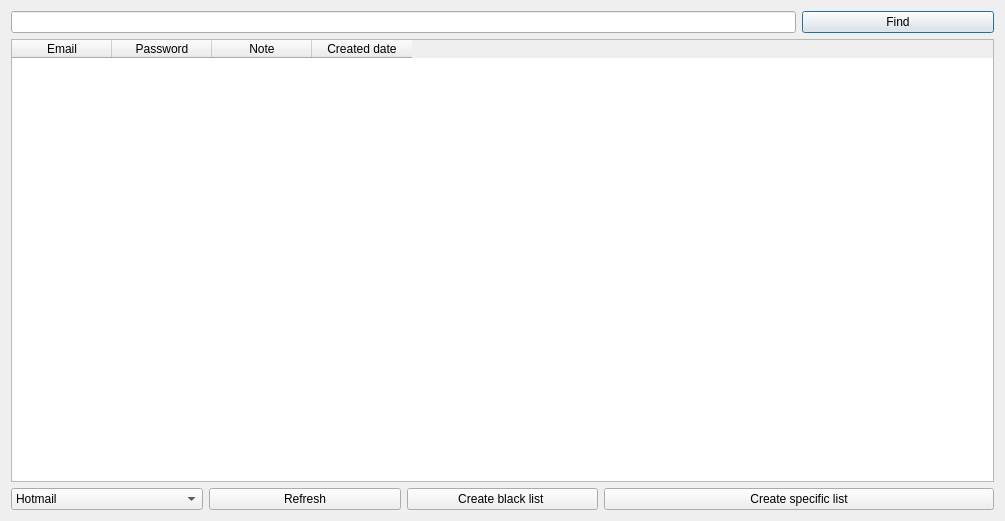
<?xml version="1.0" encoding="UTF-8"?>
<ui version="4.0">
 <class>DialogEmailSignupList</class>
 <widget class="QDialog" name="DialogEmailSignupList">
  <property name="geometry">
   <rect>
    <x>0</x>
    <y>0</y>
    <width>1005</width>
    <height>521</height>
   </rect>
  </property>
  <property name="windowTitle">
   <string>Dialog</string>
  </property>
  <layout class="QGridLayout" name="gridLayout">
   <item row="1" column="0" colspan="5">
    <widget class="QTableWidget" name="tableWidgetEmailSignupList">
     <column>
      <property name="text">
       <string>Email</string>
      </property>
     </column>
     <column>
      <property name="text">
       <string>Password</string>
      </property>
     </column>
     <column>
      <property name="text">
       <string>Note</string>
      </property>
     </column>
     <column>
      <property name="text">
       <string>Created date</string>
      </property>
     </column>
    </widget>
   </item>
   <item row="0" column="0" colspan="4">
    <widget class="QLineEdit" name="lineEditEmailSignupListFind"/>
   </item>
   <item row="0" column="4">
    <widget class="QPushButton" name="pushButtonEmailSignupListFind">
     <property name="text">
      <string>Find</string>
     </property>
    </widget>
   </item>
   <item row="2" column="0">
    <widget class="QComboBox" name="comboBoxEmailSignupListType">
     <item>
      <property name="text">
       <string>Hotmail</string>
      </property>
     </item>
     <item>
      <property name="text">
       <string>Amazon</string>
      </property>
     </item>
    </widget>
   </item>
   <item row="2" column="3" colspan="2">
    <widget class="QPushButton" name="pushButtonEmailSignupListSpecificList">
     <property name="text">
      <string>Create specific list</string>
     </property>
    </widget>
   </item>
   <item row="2" column="2">
    <widget class="QPushButton" name="pushButtonEmailSignupListBlackList">
     <property name="text">
      <string>Create black list </string>
     </property>
    </widget>
   </item>
   <item row="2" column="1">
    <widget class="QPushButton" name="pushButtonEmailSignupListRefresh">
     <property name="text">
      <string>Refresh</string>
     </property>
    </widget>
   </item>
  </layout>
 </widget>
 <resources/>
 <connections/>
</ui>
